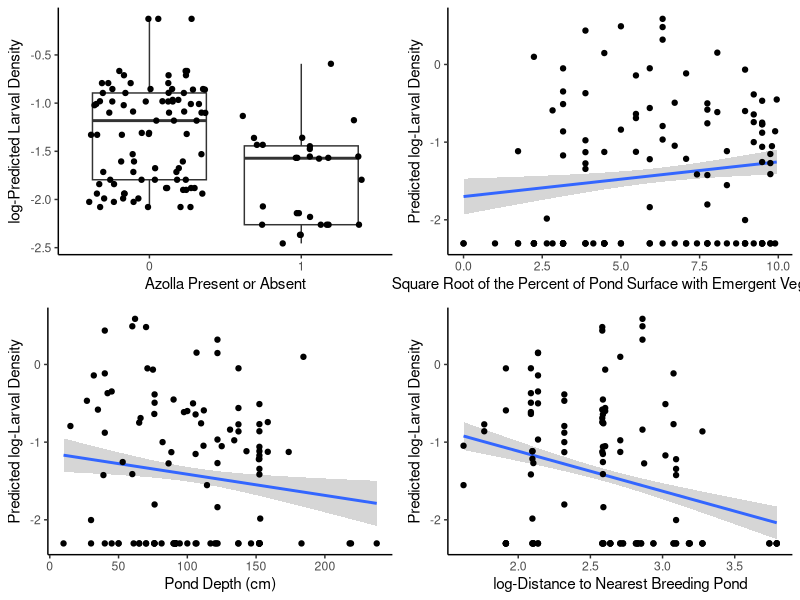

Here is the R script that generated this plot:
#Bivariate Fits of model data

#Load Packages
library(lme4)
library(tidyverse)
library(broom.mixed)


# Bivariate linear fits ########################################################
#YSI Fits (pH, DO, nitrates)
dat1 <- read_csv("Data/model_data_with_ysi.csv")

##pH model. Not significant
ph_model <- lmer(log_larv_density ~ log_pH + (1|pond), data = dat1)
summary(ph_model)

##DO model. Not significant
DO_model <- lmer(log_larv_density ~ log_DO + (1|pond), data = dat1)
summary(DO_model)


##nitrate_model. Not significant. 
nitrate_model <- lmer(log_larv_density ~ log_nitrates + (1|pond), data = dat1)
summary(nitrate_model)



#Plankton Fits
##Read data
dat2 <- read_csv("Data/model_data_no_ysi.csv")

##Plankton model. Not significant
plankton_model <- lmer(log_larv_dens ~ log_plankton + (1|pond), data = dat2)
summary(plankton_model)


##Medium prey. Not significant
med_prey_model <- lmer(log_larv_dens ~ log_medium_prey + (1|pond), data = dat2)
summary(med_prey_model)



#Everything Else
##Read data
dat3 <- read_csv("Data/model_data_no_ysi_or_plankton.csv")

dat3$vert_pred <- as.character(dat3$vert_pred)
dat3$azolla_presence_absence <- as.character(dat3$azolla_presence_absence)

#Azolla.Significant (p = 0.004)**
azolla_model <- lmer(log_larv_dens ~ azolla_presence_absence + (1|pond), data = dat3)
summary(azolla_model)
anova(azolla_model)

#Distance to nearest breeding pond. Significant (p = 0.017) *
distance_model <-  lmer(log_larv_dens ~ log_dist_to_breed + (1|pond), data = dat3)
summary(distance_model)
anova(distance_model)

##Depth. Significant (p = 0.0233)*
depth_model <- lmer(log_larv_dens ~ depth + (1|pond), data = dat3)
summary(depth_model)
anova(depth_model)

#Emergent vegetation. Significant (p = 0.045)*
emergent_veg_model <-  lmer(log_larv_dens ~ sqrt_emergent_veg + (1|pond), data = dat3)
summary(emergent_veg_model)
anova(emergent_veg_model)

##Suitable 598m habitat buffer split by roads. Not significant
suitable_split_model <- lmer(log_larv_dens ~ suitable_598_split + (1|pond), data = dat3)
summary(suitable_split_model)

##Suitable habitat 598m. Not significant.
suitable_model <- lmer(log_larv_dens ~ suitable_598 + (1|pond), data = dat3)
summary(suitable_model)

##Vertebrate predators. Not significant.
vert_pred_model <- lmer(log_larv_dens ~ vert_pred + (1|pond), data = dat3)
summary(vert_pred_model)

##Large prey. Not significant.
large_prey_model <- lmer(log_larv_dens ~ log_large_prey + (1|pond), data = dat3)
summary(large_prey_model)

##Invertebrate predators. Not significant.
invert_pred_model <- lmer(log_larv_dens ~ log_invert_pred + (1|pond), data = dat3)
summary(invert_pred_model)

#Water temperature. Not significant
temp_model <- lmer(log_larv_dens ~ log_water_temp + (1|pond), data = dat3)
summary(temp_model)

#Salinity model. Not significant.
salinity_model <- lmer(log_larv_dens ~ log_salinity + (1|pond), data = dat3)
summary(salinity_model)

#Turbidity model. Not significant.
turbidity_model <-  lmer(log_larv_dens ~ log_turbidity + (1|pond), data = dat3)
summary(turbidity_model)

#Chlorophyll. Not significant
chlorophyll_model <- lmer(log_larv_dens ~ sqrt_chlorophyll + (1|pond), data = dat3)
summary(chlorophyll_model)


################################################################################









# Quadratic Fits ###############################################################

#YSI Fits (pH, DO, nitrates)

##pH model. Not significant
ph_model_quadratic <- lmer(log_larv_density ~ poly(log_pH,2) + (1|pond), data = dat1)
summary(ph_model_quadratic)

##DO model. Not significant
DO_model_quadratic <- lmer(log_larv_density ~ poly(log_DO,2) + (1|pond), data = dat1)
summary(DO_model_quadratic)


##nitrate_model. Not significant. 
nitrate_model_quadratic <- lmer(log_larv_density ~ poly(log_nitrates,2) + (1|pond), data = dat1)
summary(nitrate_model_quadratic)




#Plankton Quadratic Fits

##Plankton model. Not significant
plankton_model_quadratic <- lmer(log_larv_dens ~ poly(log_plankton,2) + (1|pond), data = dat2)
summary(plankton_model_quadratic)


##Medium prey. Not significant
med_prey_model_quadratic <- lmer(log_larv_dens ~ poly(log_medium_prey,2) + (1|pond), data = dat2)
summary(med_prey_model_quadratic)



#Everything Else
#Distance to nearest breeding pond. Quadratic term not significant.
distance_model_quadratic <-  lmer(log_larv_dens ~ poly(log_dist_to_breed,2) + (1|pond), data = dat3)
summary(distance_model_quadratic)

##Depth. Quadratic term not significant
depth_model_quadratic <- lmer(log_larv_dens ~ poly(depth,2) + (1|pond), data = dat3)
summary(depth_model_quadratic)

#Emergent vegetation. Not significant
emergent_veg_model_quadratic <-  lmer(log_larv_dens ~ poly(sqrt_emergent_veg,2) + (1|pond), data = dat3)
summary(emergent_veg_model_quadratic)

##Suitable 598m habitat buffer split by roads. Not significant
suitable_split_model_quadratic <- lmer(log_larv_dens ~ poly(suitable_598_split,2) + (1|pond), data = dat3)
summary(suitable_split_model_quadratic)

##Suitable habitat 598m. Not significant.
suitable_model_quadratic <- lmer(log_larv_dens ~ poly(suitable_598,2) + (1|pond), data = dat3)
summary(suitable_model_quadratic)

##Large prey. Not significant.
large_prey_model_quadratic <- lmer(log_larv_dens ~ poly(log_large_prey,2) + (1|pond), data = dat3)
summary(large_prey_model_quadratic)

##Invertebrate predators. Quadratic term significant (p = 0.0116) but linear term is not (p = 0.312)
invert_pred_model <- lmer(log_larv_dens ~ log_invert_pred + (1|pond), data = dat3)
summary(invert_pred_model)

#Water temperature. Quadratic term significant (p = 0.0447), but linear term is not (p = 0.81)
temp_model_quadratic <- lmer(log_larv_dens ~ poly(log_water_temp,2) + (1|pond), data = dat3)
summary(temp_model_quadratic)

#Salinity model. Not significant.
salinity_model_quadratic <- lmer(log_larv_dens ~ poly(log_salinity,2) + (1|pond), data = dat3)
summary(salinity_model_quadratic)

#Turbidity model. Not significant.
turbidity_model_quadratic <-  lmer(log_larv_dens ~ poly(log_turbidity,2) + (1|pond), data = dat3)
summary(turbidity_model_quadratic)

#Chlorophyll. Not significant
chlorophyll_model_quadratic <- lmer(log_larv_dens ~ poly(sqrt_chlorophyll,2) + (1|pond), data = dat3)
summary(chlorophyll_model_quadratic)

################################################################################



# NOTE ON FOLLOWING SECTION###################
## Investigate the .fitted vs .fixed value as a response variable in these plots##







# Visualizing the four significant bivariate fits ##############################

## Depth model
### This code modifies the original model into a tidy format
tidy_depth <- augment(depth_model)

### This plots the actual datapoints but fits a line to the predicted effects
depth_plot <- ggplot(data = tidy_depth,
       mapping = aes(x = depth,
                     y = .fitted))+
  geom_smooth(method = "lm", level = 0.95)+
  geom_point(mapping = aes(x = depth,
                           y = log_larv_dens))+
  labs(x = "Pond Depth (cm)",
       y = "Predicted log-Larval Density") +
  theme_classic()


## Distance Model
tidy_distance <- augment(distance_model)

### This plots the actual datapoints but fits a line to the predicted effects
distance_plot <- ggplot(data = tidy_distance,
       mapping = aes(x = log_dist_to_breed,
                     y = .fitted))+
  geom_smooth(method = "lm", level = 0.95)+
  geom_point(mapping = aes(x = log_dist_to_breed,
                           y = log_larv_dens)) +
  labs(x = "log-Distance to Nearest Breeding Pond",
       y = "Predicted log-Larval Density") +
  theme_classic()


##Emergent Vegetation Model
tidy_veg <- augment(emergent_veg_model)

### This plots the actual datapoints but fits a line to the predicted response
veg_plot <- ggplot(data = tidy_veg,
       mapping = aes(x = sqrt_emergent_veg,
                     y = .fitted))+
  geom_smooth(method = "lm", level = 0.95)+
  geom_point(mapping = aes(x = sqrt_emergent_veg,
                           y = log_larv_dens)) +
  labs(x = "Square Root of the Percent of Pond Surface with Emergent Vegetation",
       y = "Predicted log-Larval Density") +
  theme_classic()
 


## Azolla model
tidy_azolla <- augment(azolla_model)

## Boxplot of azolla model predictions. Still uses fits rather than fixed.
## Note, right now the points being displayed are predictions rather than the actual values
azolla_plot <- ggplot(data = tidy_azolla, aes(x = azolla_presence_absence, y = .fitted)) + 
  geom_boxplot() +
  geom_jitter() +
  theme_classic()+
  labs(x = "Azolla Present or Absent",
       y = "log-Predicted Larval Density")



multiPlot <- cowplot::plot_grid(azolla_plot, veg_plot, depth_plot, distance_plot)
ggsave("Figures/bivariate_fits.png", multiPlot)
